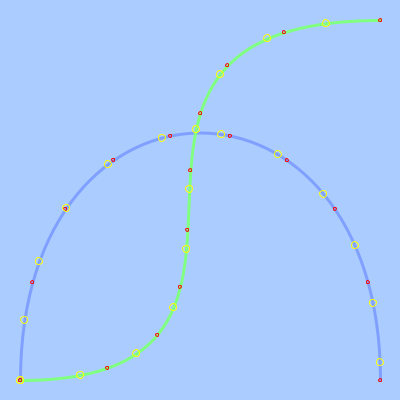
Frame 1 (no input)
Frame 60 (the mouse pressed at the canvas centre just before this capture): identical to frame 1, image omitted
Frame 120 (the mouse held since frame 60 and released just before this capture): identical to frame 1, image omitted

The Processing sketch that drew this single still picture (run headless with seeded random() and noise(); from frame 60 on, the mouse is pressed at the canvas centre):

// Processing sketch: PointsOnBezier
// ── PointsOnBezier.pde
BezierCurve bc1, bc2;

int margin1 = 20;
int margin2 = 50;

void setup()
{
  size(400, 400);

  bc1 = new BezierCurve(
    new PVector(margin1, height - margin1), // Start point: bottom left
    new PVector(margin1, margin2),     // Start control point: top left
    new PVector(width - margin1, margin2),  //End control point: top right
    new PVector(width - margin1, height - margin1) // End point: bottom right
  );

  bc2 = new BezierCurve(
    new PVector(margin1, height - margin1), // Start point: bottom left
    new PVector(width - margin2, height - margin1), // Start control point: bottom right
    new PVector(margin1, margin1),     // End control point: top left
    new PVector(width - margin1, margin1)  // End point: top right
  );
}

class BezierCurve
{
  PVector m_startPoint, m_endPoint;
  PVector m_startControlPoint, m_endControlPoint;
//boolean bDump = true;

  BezierCurve(PVector startPoint, PVector startControlPoint, PVector endControlPoint, PVector endPoint)
  {
    m_startPoint = startPoint;
    m_endPoint = endPoint;
    m_startControlPoint = startControlPoint;
    m_endControlPoint = endControlPoint;
  }

  /**
   * Gets a point on the Bézier curve, given a relative "distance" from the starting point,
   * expressed as a float number between 0 (start point) and 1 (end point).
   */
  PVector GetPoint(float pos)
  {
    float x = bezierPoint(m_startPoint.x, m_startControlPoint.x,
        m_endControlPoint.x, m_endPoint.x,
        pos);
    float y = bezierPoint(m_startPoint.y, m_startControlPoint.y,
        m_endControlPoint.y, m_endPoint.y,
        pos);
    return new PVector(x, y);
  }

  void Draw()
  {
    bezier(m_startPoint.x, m_startPoint.y,
        m_startControlPoint.x, m_startControlPoint.y,
        m_endControlPoint.x, m_endControlPoint.y,
        m_endPoint.x, m_endPoint.y);
  }

  void DrawDetailsNb(int pointNb)
  {
    if (pointNb <= 1) pointNb = 2;
    stroke(#FF0000);
    strokeWeight(1);

    for (int i = 0; i < pointNb; i++)
    {
      float pos = (float) i / (pointNb - 1);

      PVector pt = GetPoint(pos);
      ellipse(pt.x, pt.y, 3, 3);
    }
  }

  void DrawDetailsDist(float dist)
  {
    stroke(#FFFF00);
    strokeWeight(1);

    // Use an arbitrary number of points, it is hard to estimate
    // the length of a curve
    int pointNb = 1000;
    float totalDist = 0;
    PVector prevPt = m_startPoint;
    ellipse(prevPt.x, prevPt.y, 7, 7);
    for (int i = 1; i < pointNb; i++)
    {
      float pos = (float) i / (pointNb - 1);

      PVector pt = GetPoint(pos);
      totalDist += dist(pt.x, pt.y, prevPt.x, prevPt.y);
      if (totalDist >= dist)
      {
        ellipse(pt.x, pt.y, 7, 7);
        totalDist = 0;
      }
      prevPt = pt;
    }
  }
}

void draw()
{
  background(#AACCFF);
  noFill();

  stroke(#80A0FF);
  strokeWeight(3);
  bc1.Draw();

  bc1.DrawDetailsNb(10);
  bc1.DrawDetailsDist(60);

  stroke(#80FF80);
  strokeWeight(3);
  bc2.Draw();

  bc2.DrawDetailsNb(10);
  bc2.DrawDetailsDist(60);
}
